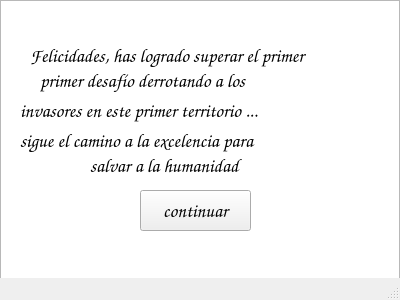
<?xml version="1.0" encoding="UTF-8"?>
<ui version="4.0">
 <class>ganar</class>
 <widget class="QMainWindow" name="ganar">
  <property name="geometry">
   <rect>
    <x>0</x>
    <y>0</y>
    <width>400</width>
    <height>300</height>
   </rect>
  </property>
  <property name="minimumSize">
   <size>
    <width>400</width>
    <height>300</height>
   </size>
  </property>
  <property name="maximumSize">
   <size>
    <width>400</width>
    <height>300</height>
   </size>
  </property>
  <property name="windowTitle">
   <string>MainWindow</string>
  </property>
  <widget class="QWidget" name="centralwidget">
   <widget class="QGraphicsView" name="graphicsView">
    <property name="geometry">
     <rect>
      <x>0</x>
      <y>0</y>
      <width>400</width>
      <height>300</height>
     </rect>
    </property>
    <property name="minimumSize">
     <size>
      <width>400</width>
      <height>300</height>
     </size>
    </property>
    <property name="maximumSize">
     <size>
      <width>400</width>
      <height>300</height>
     </size>
    </property>
   </widget>
   <widget class="QLabel" name="label">
    <property name="geometry">
     <rect>
      <x>30</x>
      <y>40</y>
      <width>331</width>
      <height>31</height>
     </rect>
    </property>
    <property name="font">
     <font>
      <family>Comic Sans MS</family>
      <pointsize>14</pointsize>
      <weight>75</weight>
      <bold>true</bold>
     </font>
    </property>
    <property name="text">
     <string>Felicidades, has logrado superar el primer</string>
    </property>
   </widget>
   <widget class="QLabel" name="label_2">
    <property name="geometry">
     <rect>
      <x>40</x>
      <y>60</y>
      <width>301</width>
      <height>41</height>
     </rect>
    </property>
    <property name="font">
     <font>
      <family>Comic Sans MS</family>
      <pointsize>14</pointsize>
      <weight>75</weight>
      <bold>true</bold>
     </font>
    </property>
    <property name="text">
     <string>primer desafío derrotando a los</string>
    </property>
   </widget>
   <widget class="QLabel" name="label_3">
    <property name="geometry">
     <rect>
      <x>20</x>
      <y>90</y>
      <width>351</width>
      <height>41</height>
     </rect>
    </property>
    <property name="font">
     <font>
      <family>Comic Sans MS</family>
      <pointsize>14</pointsize>
      <weight>75</weight>
      <bold>true</bold>
     </font>
    </property>
    <property name="text">
     <string>invasores en este primer territorio ...</string>
    </property>
   </widget>
   <widget class="QLabel" name="label_4">
    <property name="geometry">
     <rect>
      <x>20</x>
      <y>120</y>
      <width>341</width>
      <height>41</height>
     </rect>
    </property>
    <property name="font">
     <font>
      <family>Comic Sans MS</family>
      <pointsize>14</pointsize>
      <weight>75</weight>
      <bold>true</bold>
     </font>
    </property>
    <property name="text">
     <string>sigue el camino a la excelencia para</string>
    </property>
   </widget>
   <widget class="QLabel" name="label_5">
    <property name="geometry">
     <rect>
      <x>90</x>
      <y>150</y>
      <width>211</width>
      <height>31</height>
     </rect>
    </property>
    <property name="font">
     <font>
      <family>Comic Sans MS</family>
      <pointsize>14</pointsize>
      <weight>75</weight>
      <bold>true</bold>
     </font>
    </property>
    <property name="text">
     <string>salvar a la humanidad</string>
    </property>
   </widget>
   <widget class="QPushButton" name="pushButton">
    <property name="geometry">
     <rect>
      <x>140</x>
      <y>190</y>
      <width>111</width>
      <height>41</height>
     </rect>
    </property>
    <property name="font">
     <font>
      <family>Comic Sans MS</family>
      <pointsize>14</pointsize>
      <weight>75</weight>
      <bold>true</bold>
     </font>
    </property>
    <property name="text">
     <string>continuar</string>
    </property>
   </widget>
  </widget>
  <widget class="QMenuBar" name="menubar">
   <property name="geometry">
    <rect>
     <x>0</x>
     <y>0</y>
     <width>400</width>
     <height>20</height>
    </rect>
   </property>
  </widget>
  <widget class="QStatusBar" name="statusbar"/>
 </widget>
 <resources/>
 <connections/>
</ui>
